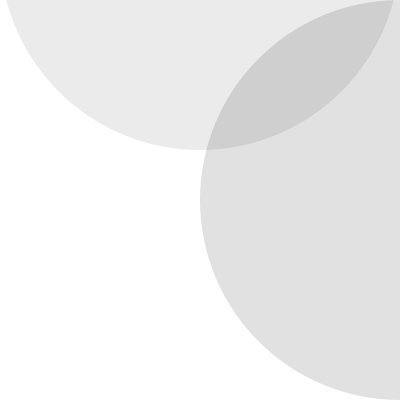
Frame 1 (no input)
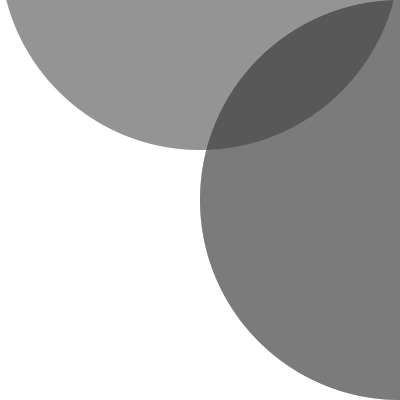
Frame 60 (the mouse pressed at the canvas centre just before this capture)
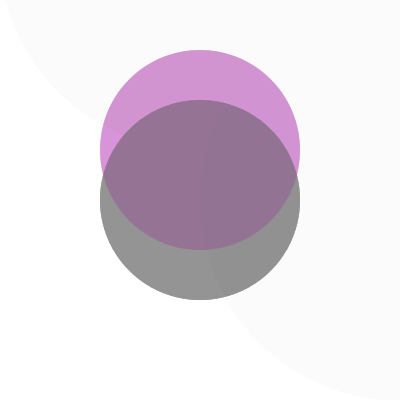
Frame 120 (the mouse held since frame 60 and released just before this capture)

The Processing sketch that drew these frames (run headless with seeded random() and noise(); from frame 60 on, the mouse is pressed at the canvas centre):

// Processing sketch: processing_184526
// ── processing_184526.pde

void setup()
{
  size(400,400);
  noStroke();
  background(255);
}

void draw()
{
  circles();
  vertical(); 
}
  
void circles()
{
  frameRate(100);
  float x=mouseX;
  float y=mouseY;
  
  fill(255,30); rectMode(CORNER); rect(0,0,400,400);

  float ix=width-mouseX;
  float iy=mouseY-height;
  fill(x/2,y/2,y/2,30);
  ellipse(x,height/2,y,y);
  fill(x/2,x/2,y/2,30);
  ellipse(ix,height/2,iy,iy);
}

void vertical()
  {
    float ax=mouseX-width/8;
    float bx=mouseY-height;
    fill(ax,bx,ax,20);
    ellipse(width/2,ax,bx,bx);
  }
  
  
  
